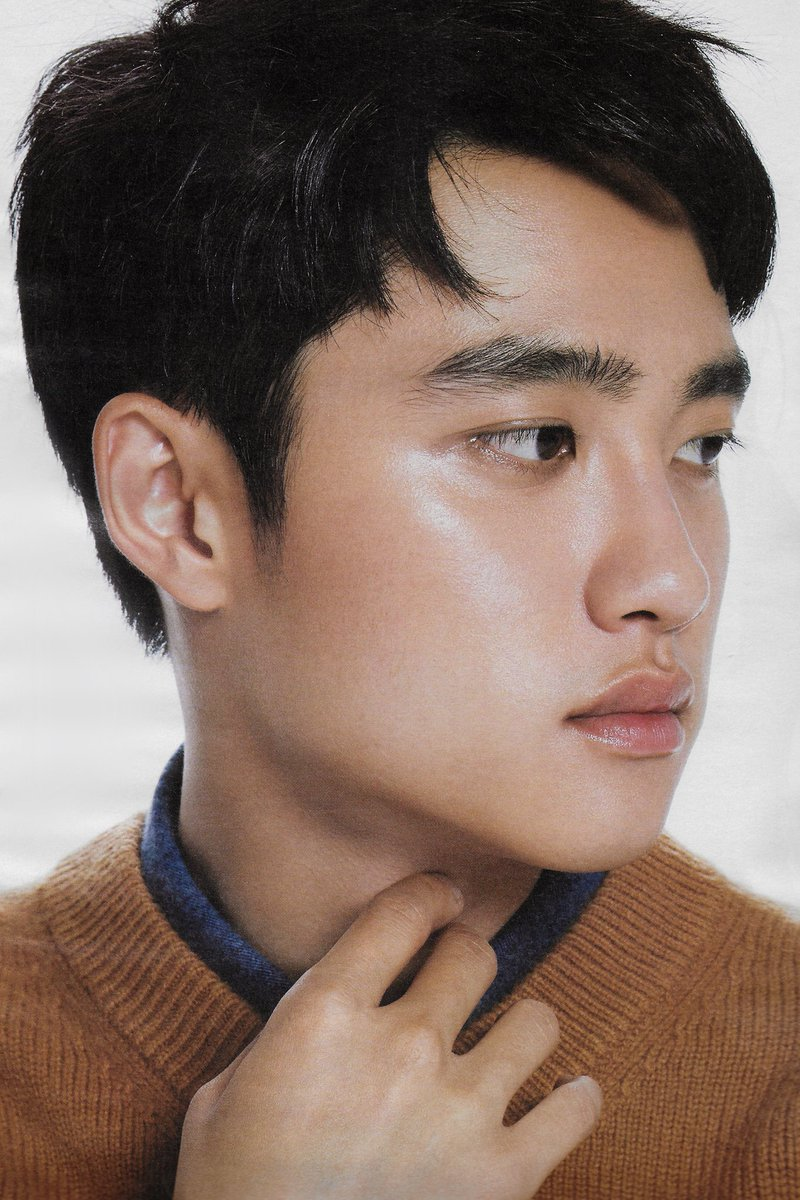
#> input picture do2.jpg, 800 x 1200 px
$ python 'Ideal Highpass Filter.py'   (older library calls are emulated)
#> lines starting #> are read from the running program, lines starting #| are printed output that depends on the picture
import cv2
import numpy as np

img = cv2.imread('do2.jpg')
#> img is the input picture: shape (1200, 800, 3); mean B, G, R 100.6, 111.4, 133.1
img = cv2.resize(img, (400, 450))
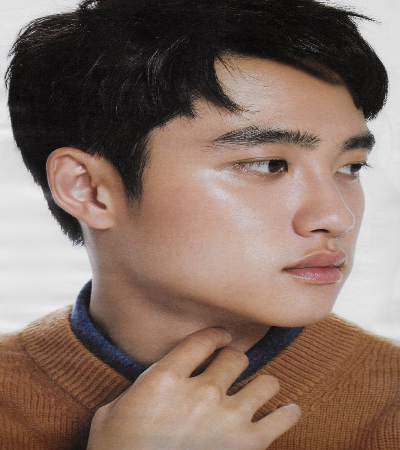
#> img: shape (450, 400, 3); mean B, G, R 100.5, 111.4, 133.1

gray = cv2.cvtColor(img, cv2.COLOR_BGR2GRAY)
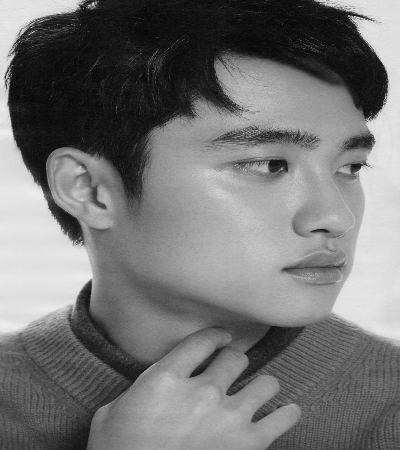
#> gray: shape (450, 400); min 2, max 238, mean 116.7

d0 = 30
rows, cols = gray.shape
#> rows = 450; cols = 400
crow, ccol = rows//2, cols//2
#> crow = 225; ccol = 200
mask = np.ones((rows, cols), np.uint8)
mask[crow-d0:crow+d0, ccol-d0:ccol+d0] = 0
filtered = np.fft.ifft2(np.fft.ifftshift(np.fft.fftshift(np.fft.fft2(gray)) * mask))

filtered = cv2.normalize(filtered.real, None, 0, 255, cv2.NORM_MINMAX, cv2.CV_8U)
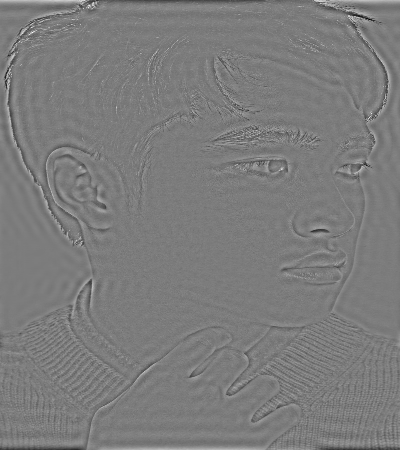
#> filtered: shape (450, 400); min 0, max 255, mean 123.9

cv2.imshow('Original', gray)
cv2.imshow('Filtered', filtered)
cv2.waitKey(0)
cv2.destroyAllWindows()

$ run again, with do1.jpg copied over do2.jpg
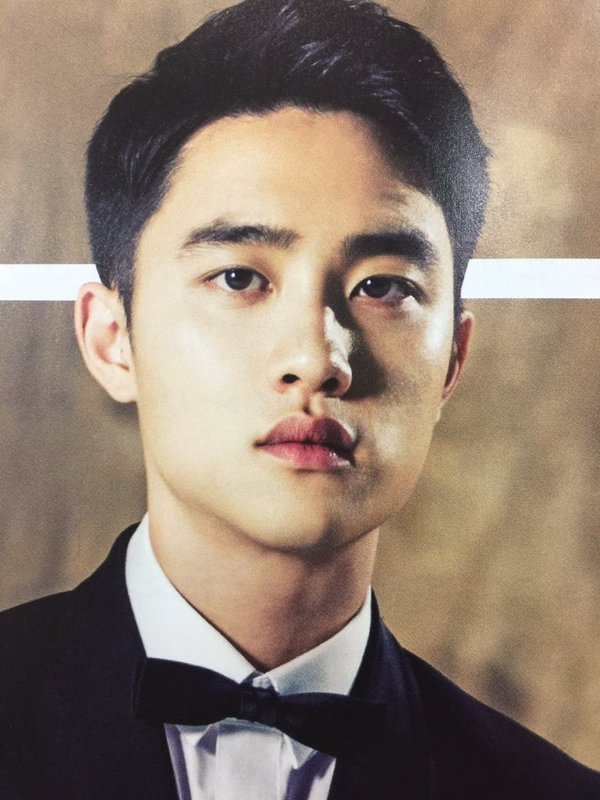
#> input picture do1.jpg, 600 x 800 px
#> img is the input picture: shape (800, 600, 3); mean B, G, R 112.4, 126.8, 143.8
#> img: shape (450, 400, 3)
#> `gray = cv2.cvtColor(img, cv2.COLOR_BGR2GRAY)`:
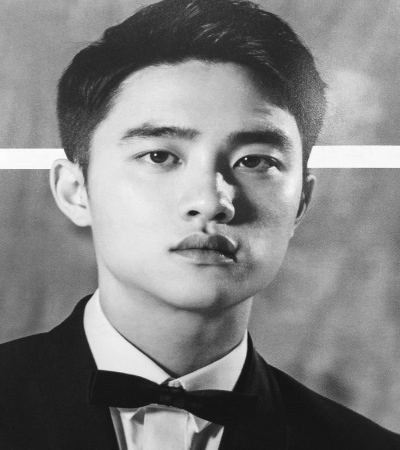
#> gray: shape (450, 400); min 16, max 253, mean 130.2
#> `filtered = cv2.normalize(filtered.real, None, 0, 255, cv2.NORM_MINMAX,..`:
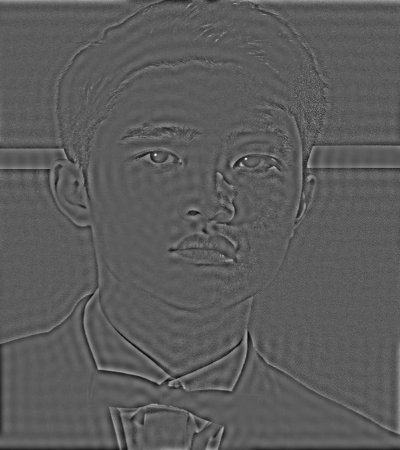
#> filtered: shape (450, 400); min 0, max 255, mean 91.7

$ run again, with do3.jpg copied over do2.jpg
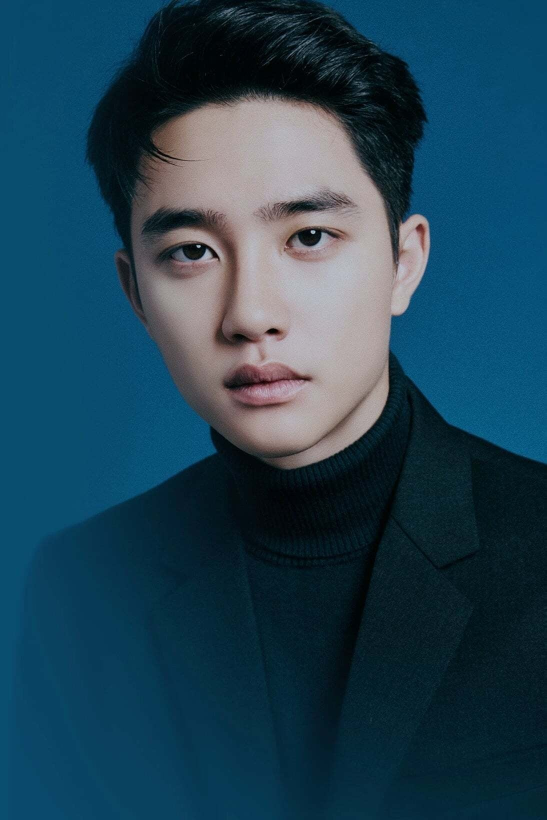
#> input picture do3.jpg, 1093 x 1640 px (shown at 1/2 size)
#> img is the input picture: shape (1640, 1093, 3); mean B, G, R 84.7, 66.5, 32.4
#> img: shape (450, 400, 3)
#> `gray = cv2.cvtColor(img, cv2.COLOR_BGR2GRAY)`:
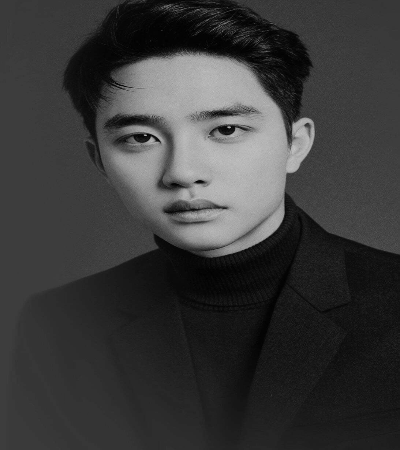
#> gray: shape (450, 400); min 1, max 197, mean 58.3
#> `filtered = cv2.normalize(filtered.real, None, 0, 255, cv2.NORM_MINMAX,..`:
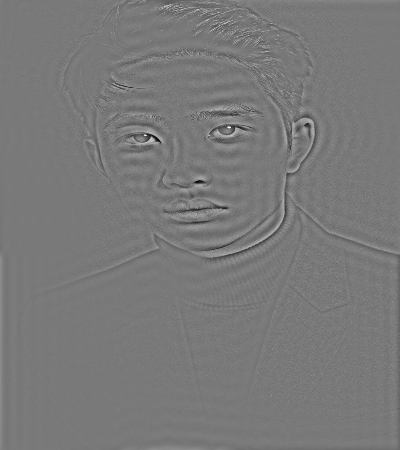
#> filtered: shape (450, 400); min 0, max 255, mean 121.2
